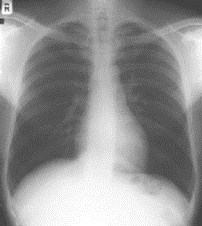
#> input picture lab/week2/Lab1_Images/imageQ1.jpg, 202 x 226 px
$ jupyter execute --allow-errors lab1.ipynb   (older library calls are emulated)
#> lines starting #> are read from the running program, lines starting #| are printed output that depends on the picture
[cell 1]
import cv2
import numpy as np
import matplotlib.pyplot as plt
from scipy import ndimage

[cell 2]
# Q1
img1 = cv2.imread('Lab1_Images/imageQ1.jpg',0)
#> img1 is the input picture: shape (226, 202); min 61, max 255, mean 148.3

[cell 3]
img1.shape
#> Out = (226, 202)

[cell 4]
plt.imshow(img1,cmap='gray')
plt.show()

[cell 5]
cv2.imshow('image',img1)
cv2.waitKey(0)
cv2.destroyAllWindows()

[cell 6]
a = 0
b = 255
c = 255
d = 0
for i in range(img1.shape[0]):
    for j in range(img1.shape[1]):
        if img1[i][j] < c:
            c = img1[i][j]
        if img1[i][j] > d:
            d = img1[i][j]
#> after the loop, c = 61; d = 255
print(a,b,c,d)
#| 0 255 61 255

[cell 7]
((b - a) / (d - c))
#> Out = 1.31

[cell 8]
img1 = (img1 - c) * ((b - a) / (d - c)) + a

[cell 9]
img1 = img1-c

[cell 10]
for i in range(img1.shape[0]):
    for j in range(img1.shape[1]):
        img1[i][j] = img1[i][j]*((b-a)/(d-c))

[cell 11]
img1 = img1+a
img1

[cell 12]
plt.imshow(img1)
plt.show()

[cell 13]
# Q2
img21 = cv2.imread('Lab1_Images/imageQ21.jpg',0)
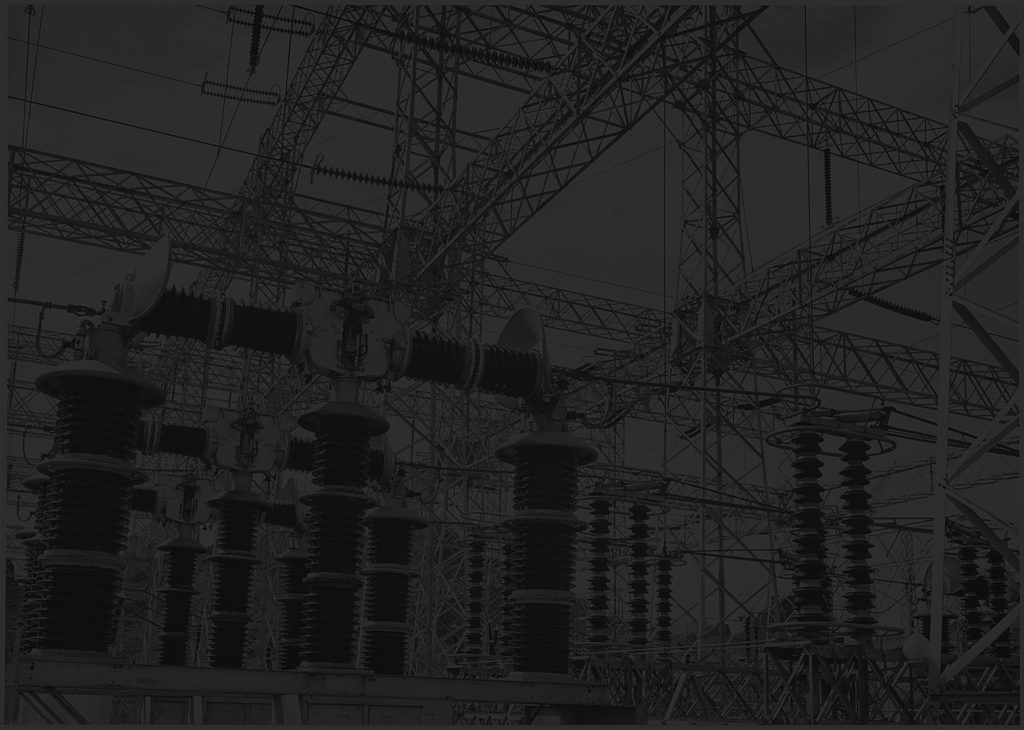
#> input picture lab/week2/Lab1_Images/imageQ21.jpg, 1024 x 730 px
#> img21 is the input picture: shape (730, 1024); min 5, max 57, mean 33.2
img22 = cv2.imread('Lab1_Images/imageQ22.tif',0)
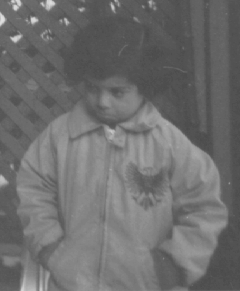
#> input picture lab/week2/Lab1_Images/imageQ22.tif, 240 x 291 px
#> img22 is the input picture: shape (291, 240); min 74, max 224, mean 110.3

[cell 14]
cv2.imshow('image',img22)
cv2.waitKey(0)
cv2.destroyAllWindows()

[cell 15]
def p(img):
    plt.hist(img.ravel(),256,(0,256))
    plt.title('Histgram')
    plt.show()
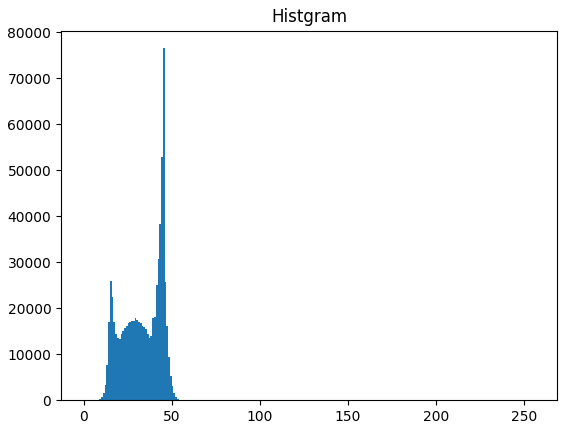
#> figure drawn by matplotlib, 1 panel; tallest bar 76564 high, from x = 45 to 46

[cell 16]
p(img21)

#> (a cell that did not finish here is left out)

[cell 18]
plt.figure('imageQ21.jpg',figsize=(8,10))
#> (the rest of this cell did not finish here and is left out)

[cell 19]
def he(img):
    o_img = np.copy(img)
    img_c = np.copy(img)
    m,n = img.shape
#> m = 291; n = 240
    t_pixel = m * n
#> t_pixel = 69840
    r=[]
    s=[]
    for i in range(256):
        r.append(np.sum(img_c==i)/t_pixel)
#> after the loop, r = 256 values, max 0.0519 at index 82, min 0 at index 0, mean 0.00391
    t = 0
    for i in range(256):
        t = t + r[i]
        s.append(t)
#> after the loop, s = 256 values from 0 to 1; t = 1
    for i in range(256):
        o_img[np.where(img == i)] = 255 * s[i]
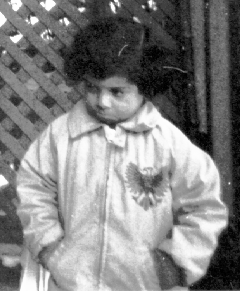
#> o_img: shape (291, 240); min 0, max 254, mean 129.9
    return o_img

[cell 20]
b=np.arange(5)
a = np.arange(10)
b[np.where(a==2)]
#> (the rest of this cell did not finish here and is left out)

[cell 21]
o = he(img22)

[cell 22]
out = cv2.equalizeHist(img22)

[cell 23]
p(o)

[cell 24]
p(out)

[cell 25]
cv2.imshow('image',out)
cv2.waitKey(0)
cv2.destroyAllWindows()

[cell 26]
cv2.imshow('img3',np.hstack((img22,o,out)))
cv2.waitKey(0)
cv2.destroyAllWindows()

[cell 27]
p(img22)

[cell 28]
# Q3
247+241*2+190-(196+199*2+35)

[cell 29]
img3 = cv2.imread('Lab1_Images/imageQ3.jpg',0)
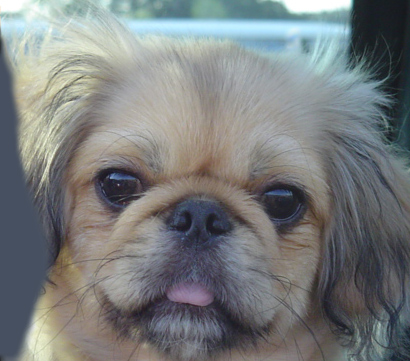
#> input picture lab/week2/Lab1_Images/imageQ3.jpg, 410 x 361 px
#> img3: shape (361, 410); min 22, max 255, mean 123.6

#> (a cell that did not finish here is left out)

[cell 31]
sx = cv2.Sobel(img3,cv2.CV_64F,1,0,0)
sx = cv2.convertScaleAbs(sx)
#cv_show(sx)

#> (a cell that did not finish here is left out)

[cell 33]
sy = cv2.Sobel(img3,cv2.CV_64F,0,1,0)
sy = cv2.convertScaleAbs(sy)

#> (a cell that did not finish here is left out)

#> (a cell that did not finish here is left out)

[cell 36]
sxy = cv2.addWeighted(sx,0.5,sy,0.5,0)
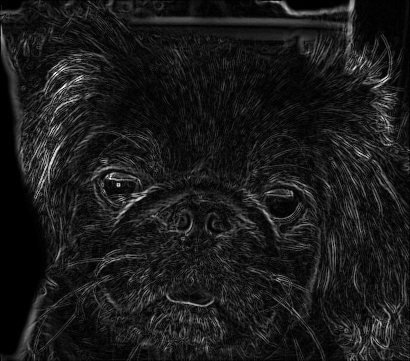
#> sxy: shape (361, 410); min 0, max 255, mean 26.1

[cell 37]
f_x = np.array([[-1,0,1],
                [-2,0,2],
                [-1,0,1]],dtype=np.int16)
#> f_x = [[-1, 0, 1], [-2, 0, 2], [-1, 0, 1]]
f_y = f_x.T
#> f_y = [[-1, -2, -1], [0, 0, 0], [1, 2, 1]]

[cell 38]
img3 = img3.astype(np.int16)

[cell 39]
f_y
#> Out = [[-1, -2, -1], [0, 0, 0], [1, 2, 1]]

[cell 40]
dst_v = cv2.filter2D(img3,-1,f_x)
dst_h = cv2.filter2D(img3,-1,f_y)

[cell 41]
dst_v

[cell 42]
dst_h

[cell 43]
img3 = np.subtract(img3,dst_v)

[cell 44]
for i in range(img3.shape[0]):
    for j in range(img3.shape[1]):
        if img3[i][j] > 255:
            img3[i][j] = 255
        if img3[i][j] < 0:
            img3[i][j] = 0
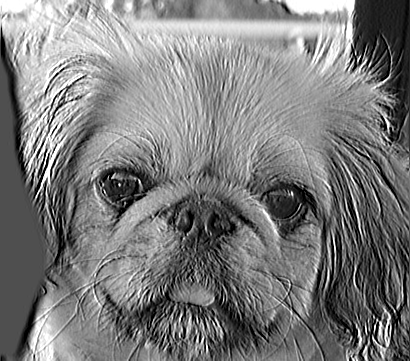
#> img3: shape (361, 410) int16; min 0, max 255, mean 124.2

[cell 45]
img3 = np.subtract(img3,dst_h)
for i in range(img3.shape[0]):
    for j in range(img3.shape[1]):
        if img3[i][j] > 255:
            img3[i][j] = 255
        if img3[i][j] < 0:
            img3[i][j] = 0
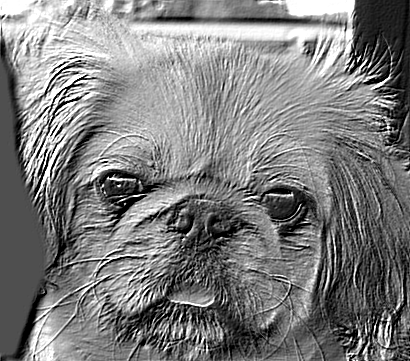
#> img3: shape (361, 410) int16; min 0, max 255, mean 125.1

[cell 46]
t = img3.astype(np.uint8)

[cell 47]
t = img3 - dst_h
#t = t - dst_h

[cell 48]
a = 0
b = 255
c = 255
d = 0
for i in range(t.shape[0]):
    for j in range(t.shape[1]):
        if t[i][j] < c:
            c = t[i][j]
        if t[i][j] > d:
            d = t[i][j]
#> after the loop, c = -457; d = 680
print(a,b,c,d)
#| 0 255 -457 680

[cell 49]
cv2.imshow('image',t)
cv2.waitKey(0)
cv2.destroyAllWindows()

[cell 50]
dst_v = cv2.filter2D(img3,-1,f_x)
dst_h = cv2.filter2D(img3,-1,f_y)
#o = np.subtract(img3,dst_v/2)
cv2.imshow('img3',np.hstack((img3,dst_v,dst_h)))
cv2.waitKey(0)
cv2.destroyAllWindows()

[cell 51]
# Q4
img4 = cv2.imread('Lab1_Images/imageQ41.png',1)
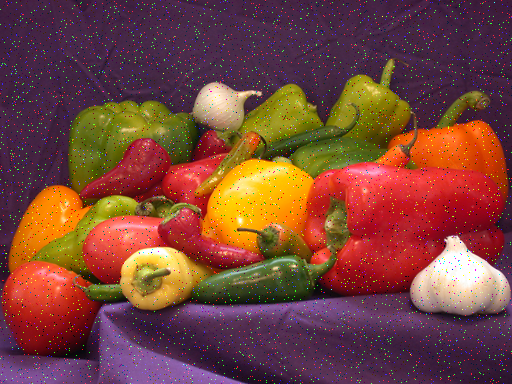
#> input picture lab/week2/Lab1_Images/imageQ41.png, 512 x 384 px
#> img4 is the input picture: shape (384, 512, 3); mean B, G, R 58.9, 67.7, 120.9
img42 = cv2.imread('Lab1_Images/imageQ42.png',1)
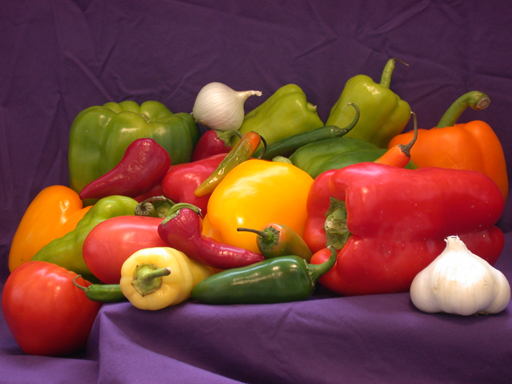
#> input picture lab/week2/Lab1_Images/imageQ42.png, 512 x 384 px
#> img42 is the input picture: shape (384, 512, 3); mean B, G, R 57.6, 66.4, 120.8

[cell 52]
cv2.imshow('img3',img42)
cv2.waitKey(0)
cv2.destroyAllWindows()

#> (a cell that did not finish here is left out)

[cell 54]
img42

#> (a cell that did not finish here is left out)

[cell 56]
img42 = img42.astype(np.int16)
#> (the rest of this cell did not finish here and is left out)
